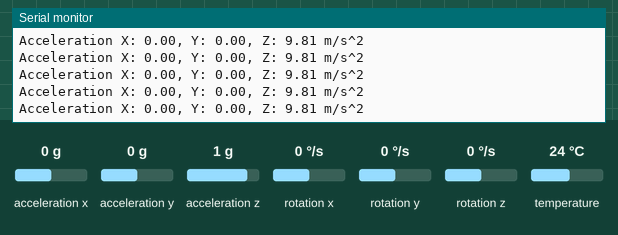
Bench run of a sketch on a simulated Arduino Uno, built with avr-gcc and run on an emulated ATmega328P. On the bench: the last lines printed to the serial monitor. The inputs (shaded band) are chosen by the test bench; at power-on: acceleration x 0 g, acceleration y 0 g, acceleration z 1 g, rotation x 0 °/s, rotation y 0 °/s, rotation z 0 °/s, temperature 24 °C.

Above: at 1.3 s.
1.4 s: acceleration x set to -1.4 g
At 1.9 s:
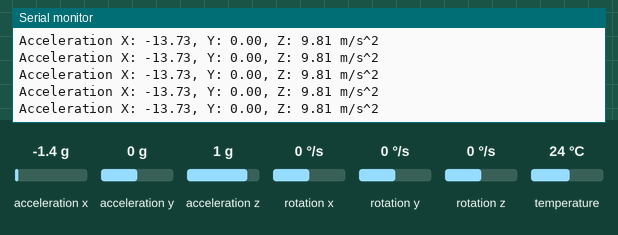
4.4 s: acceleration y set to -1.4 g
At 5.1 s:
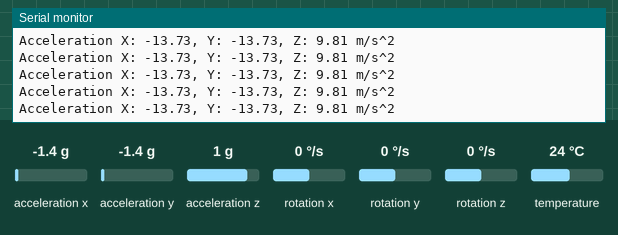
7.4 s: acceleration z set to -1.4 g
At 8.2 s:
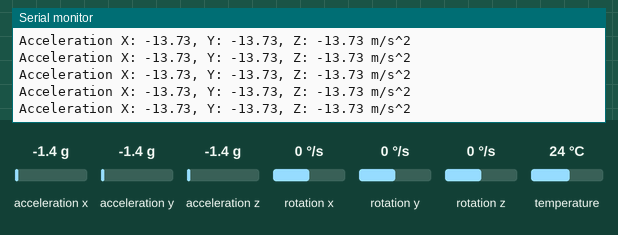
10.4 s: acceleration x set to -0.8 g
Timing chart, 0 to 10.6 s (numbered marks = the images above; inputs shaded):
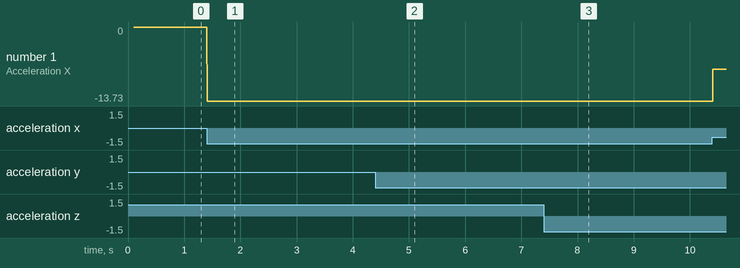

The sketch:

gloves.ino
```cpp
#include <Adafruit_MPU6050.h>
#include <Adafruit_Sensor.h>
#include <Wire.h>
int x , y;
Adafruit_MPU6050 mpu;

void setup(void) {
  Serial.begin(115200);
  while (!Serial)
    delay(10);

  Serial.println("Adafruit MPU6050 test!");


  if (!mpu.begin()) {
    Serial.println("Failed to find MPU6050 chip");
    while (1) {
      delay(10);
    }
  }
  Serial.println("MPU6050 Found!");

  mpu.setAccelerometerRange(MPU6050_RANGE_8_G);
  mpu.setGyroRange(MPU6050_RANGE_500_DEG);
  mpu.setFilterBandwidth(MPU6050_BAND_21_HZ);

  Serial.println("");
  delay(100);
}

void loop() {

  sensors_event_t a, g, temp;
  mpu.getEvent(&a, &g, &temp);
  x = a.acceleration.x;
  y = a.acceleration.y;


  Serial.print("Acceleration X: ");
  Serial.print(a.acceleration.x);
  Serial.print(", Y: ");
  Serial.print(a.acceleration.y);
  Serial.print(", Z: ");
  Serial.print(a.acceleration.z);
  Serial.println(" m/s^2");


/*
if(x >= -3 && x<= 3 && y >= -3 && y<= 3) {
  Serial.println("Stop");
  Serial.write("S");

  }
  else if(x >= -3 && x<= 3 && y <= -4){
      Serial.println("Forward");
      Serial.write("F");
    }
    else if(x >= -3 && x<= 3 && y >= 4){
      Serial.println("Backward");
      Serial.write("B");
    }
    else if(x >= 4 && y >= -3 && y<= 3){
      Serial.println("Left");
      Serial.write("L");
    }
    else if(x<= -4 && y >= -3 && y<= 3){
      Serial.println("Right");
      Serial.write("R");
    }
   */
}
```

Measured:
- after the input at 1.4 s, the serial monitor: prints a new line at once (image 1)
- after the input at 4.4 s, the serial monitor: prints a new line at once (image 2)
- after the input at 7.4 s, the serial monitor: prints a new line at once (image 3)
- plotted number 1: 0 → -13.73 after the input at 1.4 s, -13.73 → -7.85 after the input at 10.4 s
